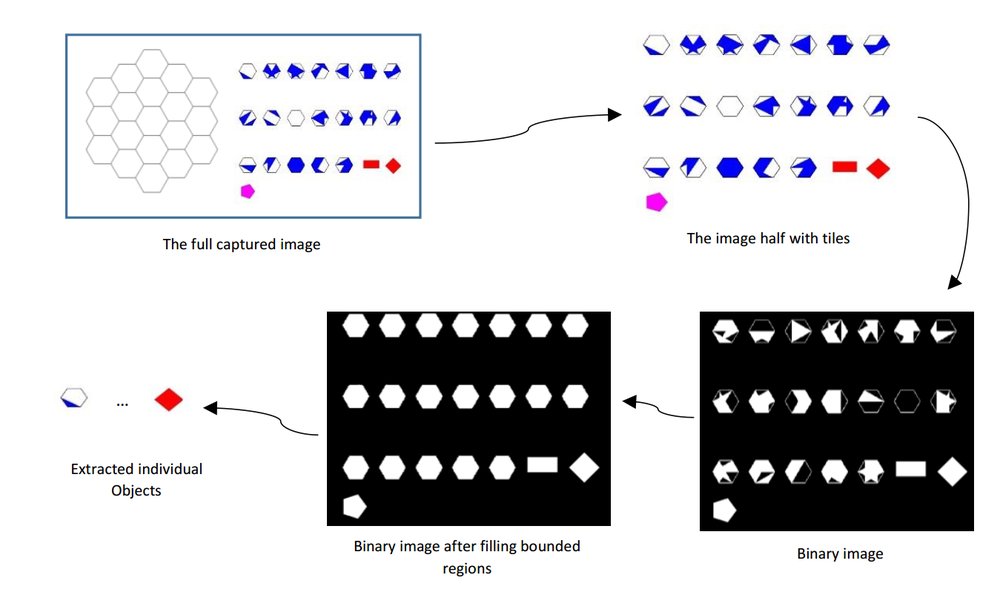
%> input picture extract.png, 1000 x 595 px, shrunk from 1349 x 802 before the run
$ octave --eval "result = count('../extract.png');"   (GNU Octave 9; MATLAB toolbox functions it lacks are replaced by stand-ins)
%> lines starting %> are read from the running program, lines starting %| are printed output that depends on the picture; in (x1, y1, x2, y2) boxes, pixels count from 0 and x2, y2 are one past the last pixel; in counts of white or black regions, pixels touching at a corner belong together; the program's own positions count from 1
function Total = count(file)
%> called with file = '../extract.png'
close all
Ac=imread(file);
%> Ac is the input picture: size 595x1000x3 uint8; mean R, G, B 204.7, 204.4, 206.6
A=rgb2gray(Ac);
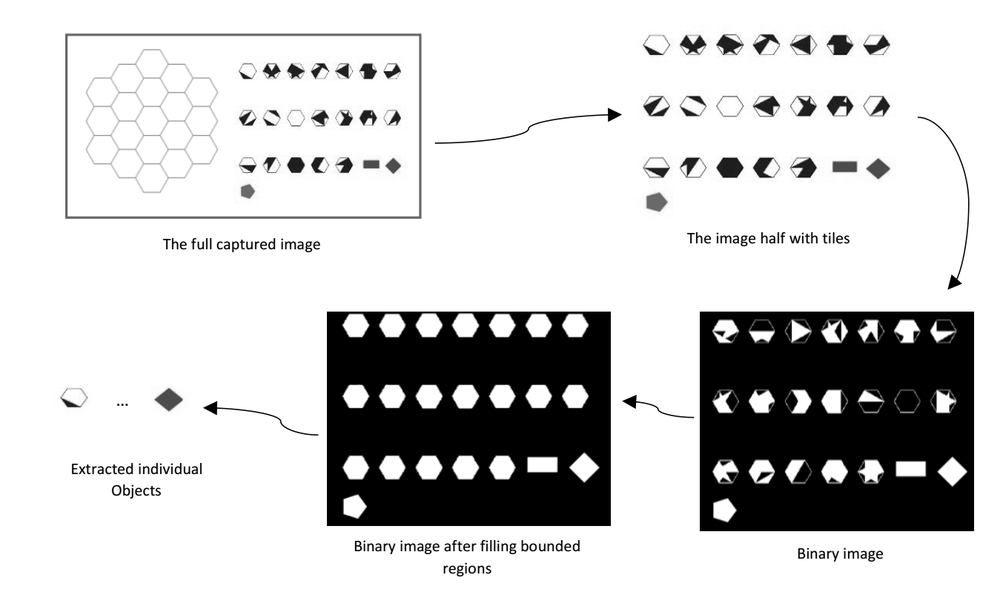
%> A: size 595x1000 uint8; min 0, max 255, mean 204.7
figure,imshow(A); title('Original Image');
%Convert the Image to binary
B=im2bw(A);
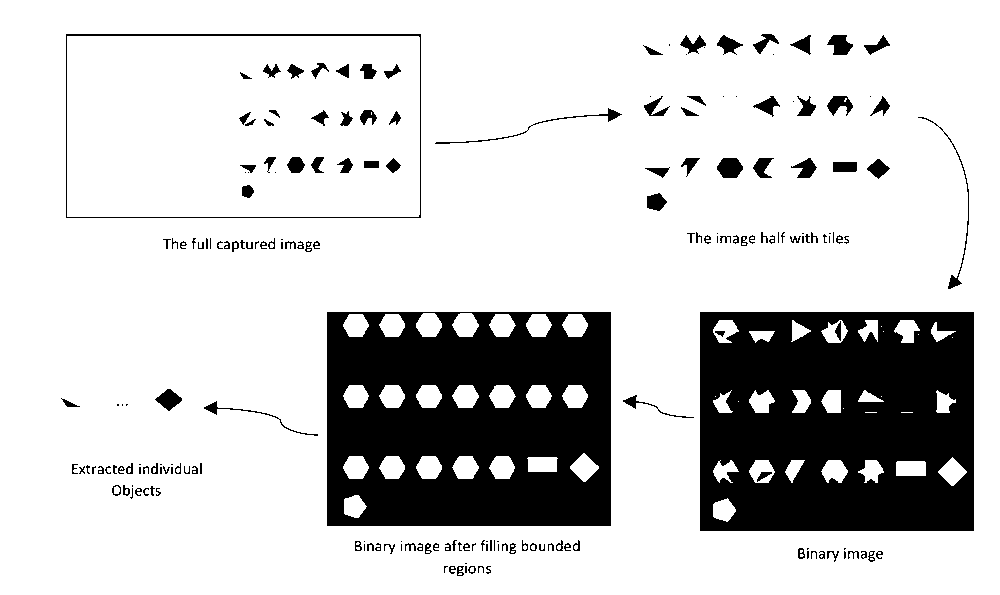
%> B: size 595x1000 logical; 80.4% white; 200 black regions (61 under 20 px), largest, box (x1, y1, x2, y2) and area: (700, 312, 974, 531) 53039, (327, 312, 611, 526) 50614, (66, 34, 421, 218) 1430
B=~B;
figure (3);
imshow(B);
%Fill the holes
B= bwmorph(B,'dilate',3);
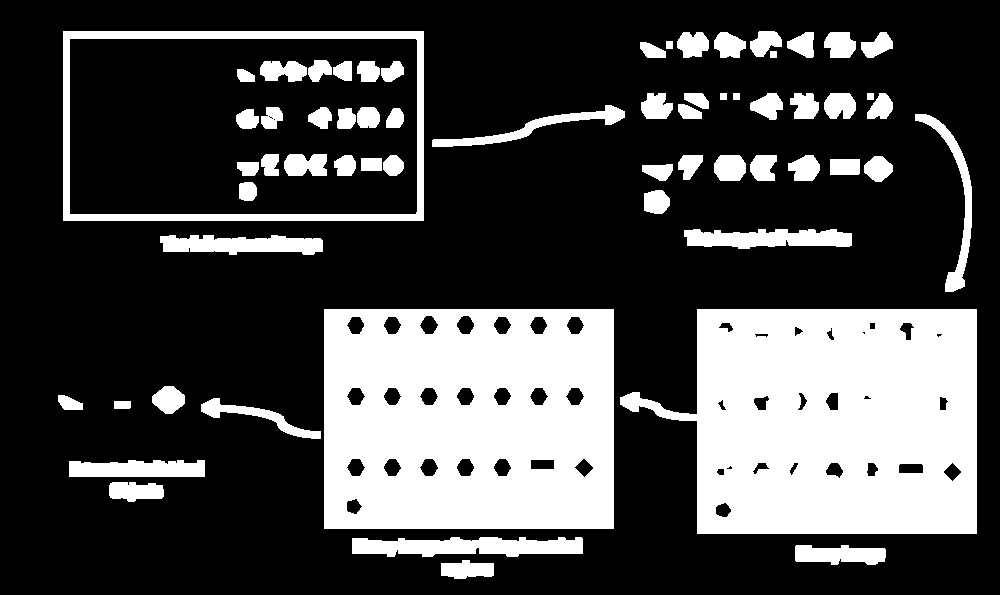
%> B: size 595x1000 logical; 28.1% white; 62 white regions, largest, box (x1, y1, x2, y2) and area: (620, 309, 977, 534) 61991, (324, 309, 614, 529) 59209, (63, 31, 424, 221) 7868
C=imfill(B,'holes');
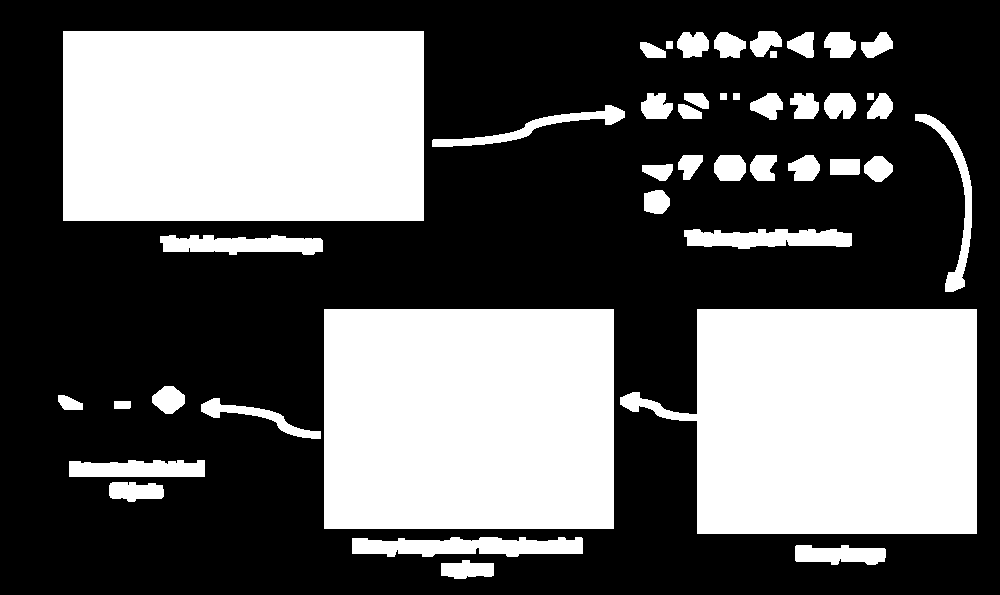
%> C: size 595x1000 logical; 38.2% white; 43 white regions
figure (4);
imshow(C);
%Label the connected components
[Label,Total]=bwlabel(C,8);
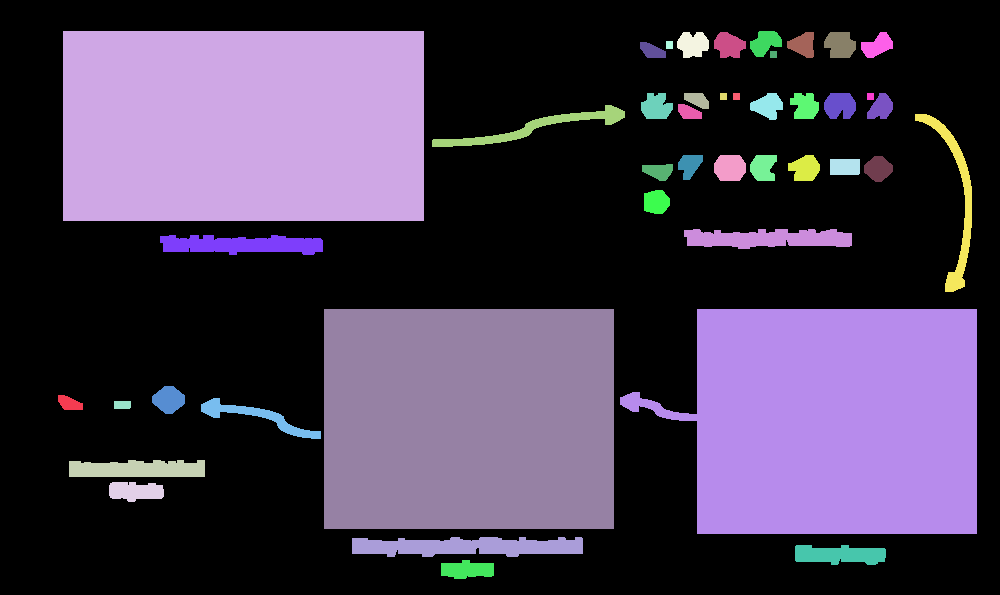
%> Label: size 595x1000 double; 44 distinct labels, from 0 to 43; one colour per label, 0 black
%> Total = 43
figure,imshow(C); title('Labelled Image');
%Rectangle containing the region
Sdata=regionprops(Label,'BoundingBox');
%> Sdata = 43 regions; largest, box (x1, y1, x2, y2): (620, 309, 977, 534), (63, 31, 424, 221), (324, 309, 614, 529), (915, 114, 972, 292), (432, 105, 625, 147)

%Crop all objects
for i=1:Total
    Img=imcrop(Ac,Sdata(i).BoundingBox);
    d = figure;
    imshow(Img); %title(Name);
    file = ['Cropped_tiles/ct',num2str(i)];
    saveas(d,file ,'jpg');
end
%> this loop made 43 passes
%> pass 2, in count, `Img=imcrop(Ac,Sdata(i).BoundingBox);`:
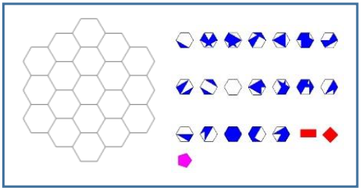
%> Img: size 191x362x3 uint8; mean R, G, B 237.4, 238, 245.2
%> `result = count('../extract.png');`: result = 43

$ run again, on hexabits.png
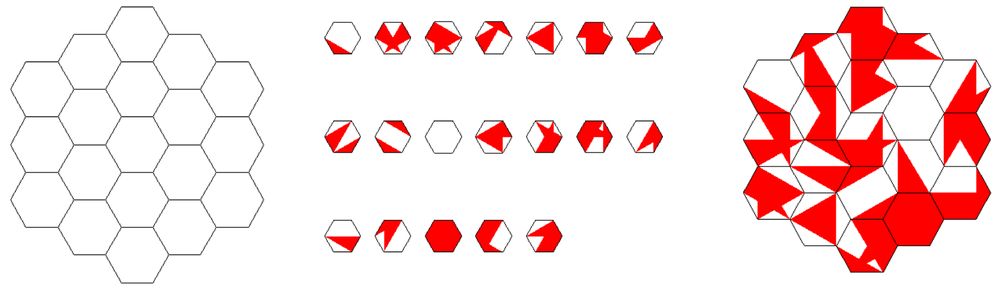
%> input picture hexabits.png, 1000 x 289 px, shrunk from 1657 x 479 before the run
%> in count, Ac is the input picture: size 289x1000x3 uint8; mean R, G, B 250.4, 222.3, 222.3
%> C: size 289x1000 logical; 43.4% white; 21 white regions
%> in count, `[Label,Total]=bwlabel(C,8);`:
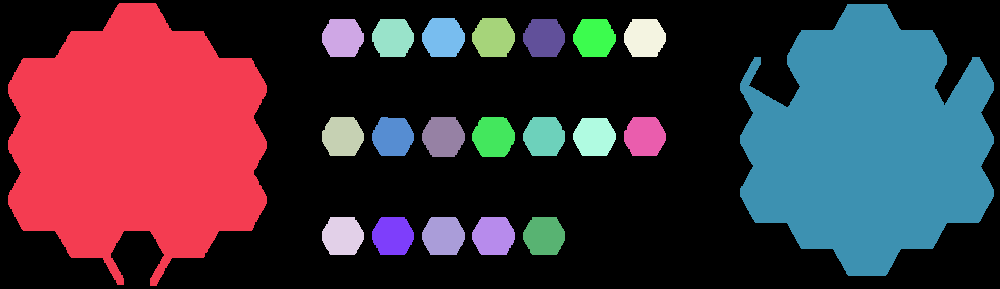
%> Label: size 289x1000 double; 22 distinct labels, from 0 to 21; one colour per label, 0 black
%> Total = 21
%> Sdata = 21 regions; largest, box (x1, y1, x2, y2): (8, 3, 267, 286), (740, 4, 994, 276), (422, 117, 465, 157), (472, 117, 515, 157), (422, 18, 465, 57)
%> the loop in count, `for i=1:Total` made 21 passes
%> pass 3, in count, `Img=imcrop(Ac,Sdata(i).BoundingBox);`:
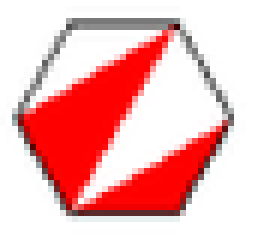
%> Img: size 40x43x3 uint8 (shown 6 times larger); mean R, G, B 242.2, 182.3, 182.3
%> result = 21

$ run again, on patterns.png
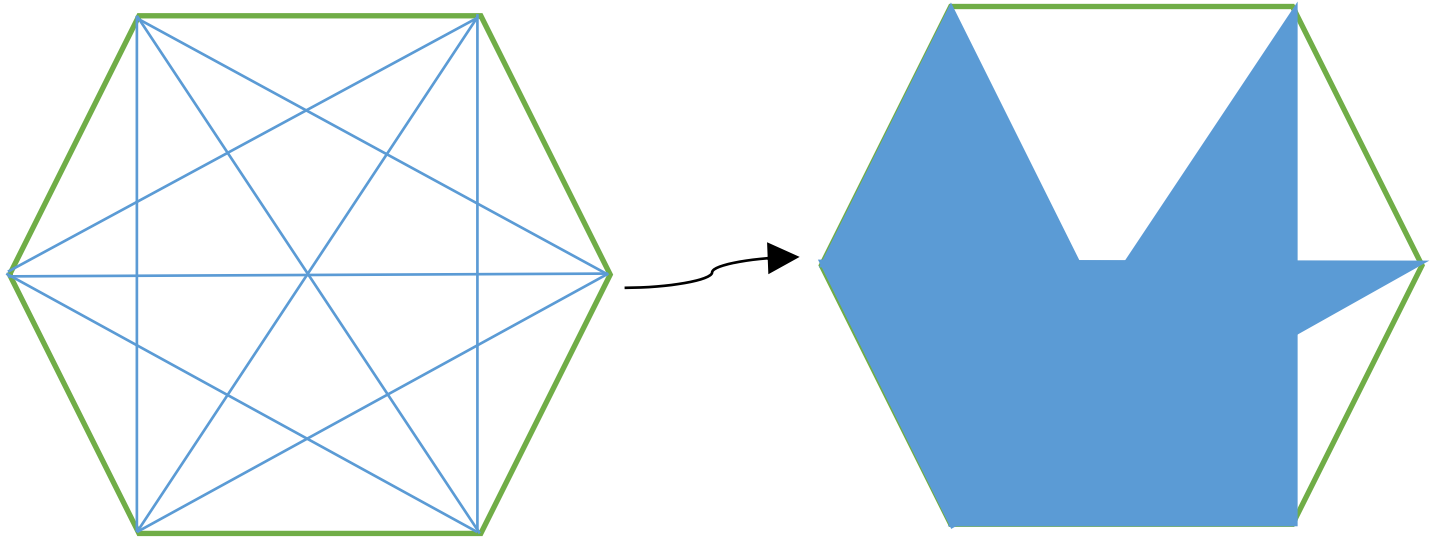
%> input picture patterns.png, 1432 x 552 px
%> in count, Ac is the input picture: size 552x1432x3 uint8; mean R, G, B 213.8, 229.9, 241.3
%> in count, `B= bwmorph(B,'dilate',3);`:
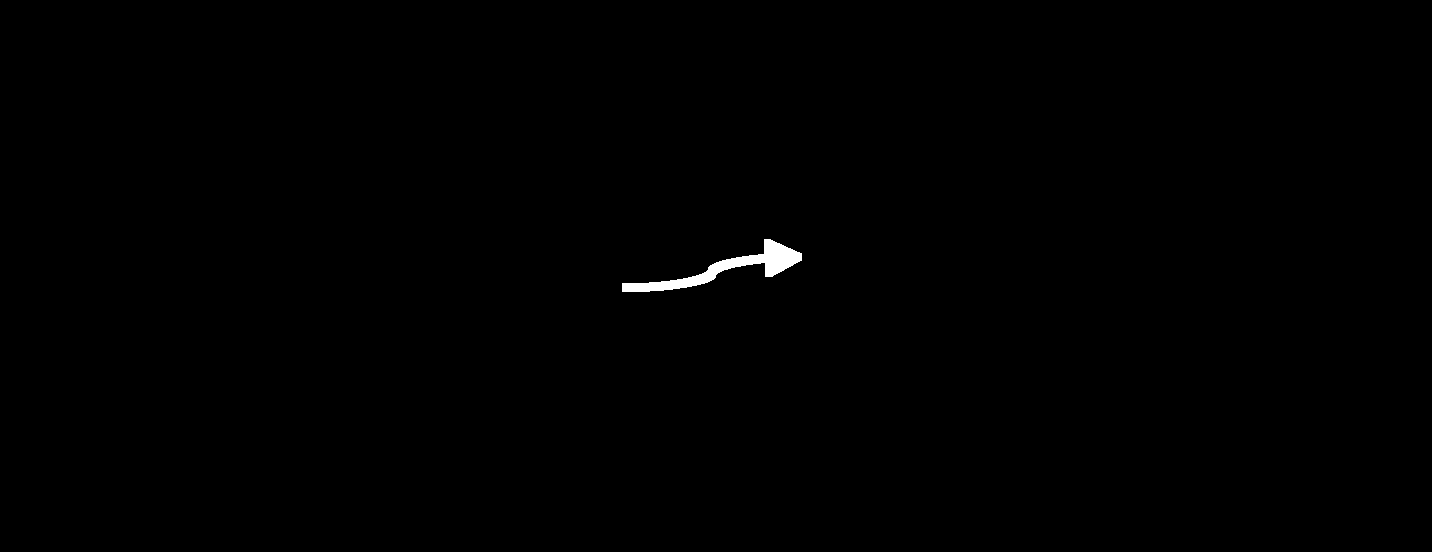
%> B: size 552x1432 logical; 0.3% white; 1 white region, box (x1, y1, x2, y2) and area: (622, 239, 802, 292) 2370
%> Label: size 552x1432 double; values 0 (black) and 1 (white), 0.3% white; 1 white region
%> Total = 1
%> Sdata = 1 region; box (x1, y1, x2, y2): (622, 239, 802, 292)
%> the loop in count, `for i=1:Total` made 1 pass
%> pass 1, in count, `Img=imcrop(Ac,Sdata(i).BoundingBox);`:
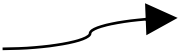
%> Img: size 54x181x3 uint8; min 0, max 255, mean 231.2
%> result = 1

$ run again, on search.png
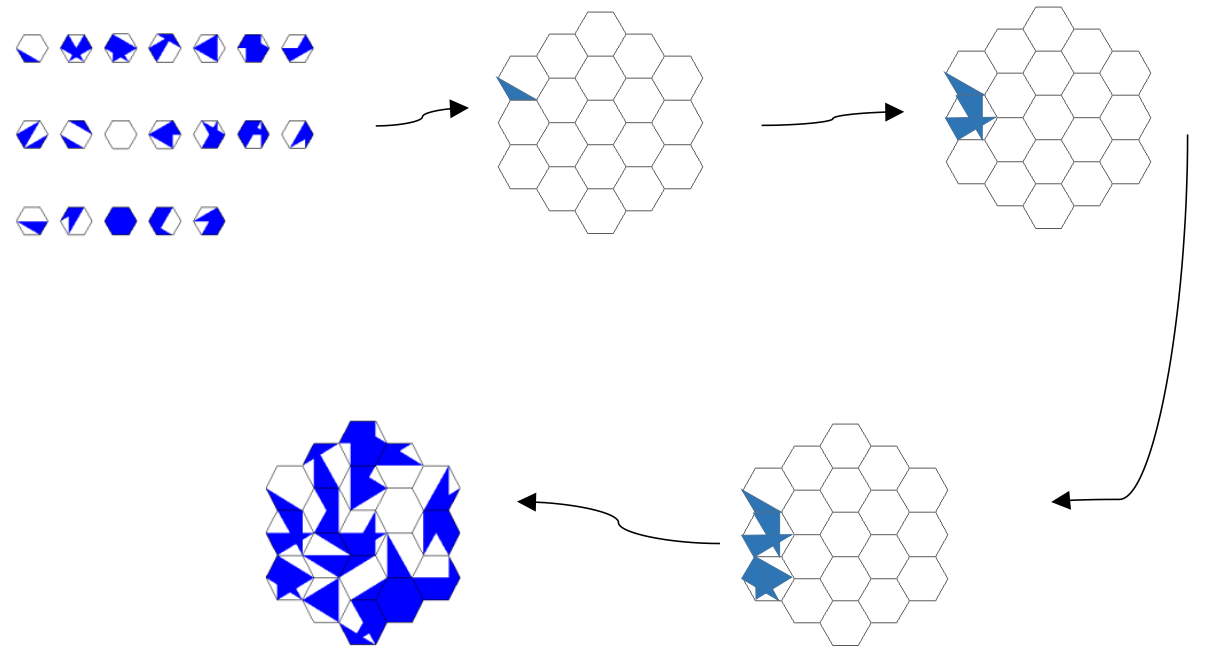
%> input picture search.png, 1211 x 668 px
%> in count, Ac is the input picture: size 668x1211x3 uint8; mean R, G, B 244.6, 245, 252.2
%> C: size 668x1211 logical; 11.7% white; 49 white regions
%> in count, `[Label,Total]=bwlabel(C,8);`:
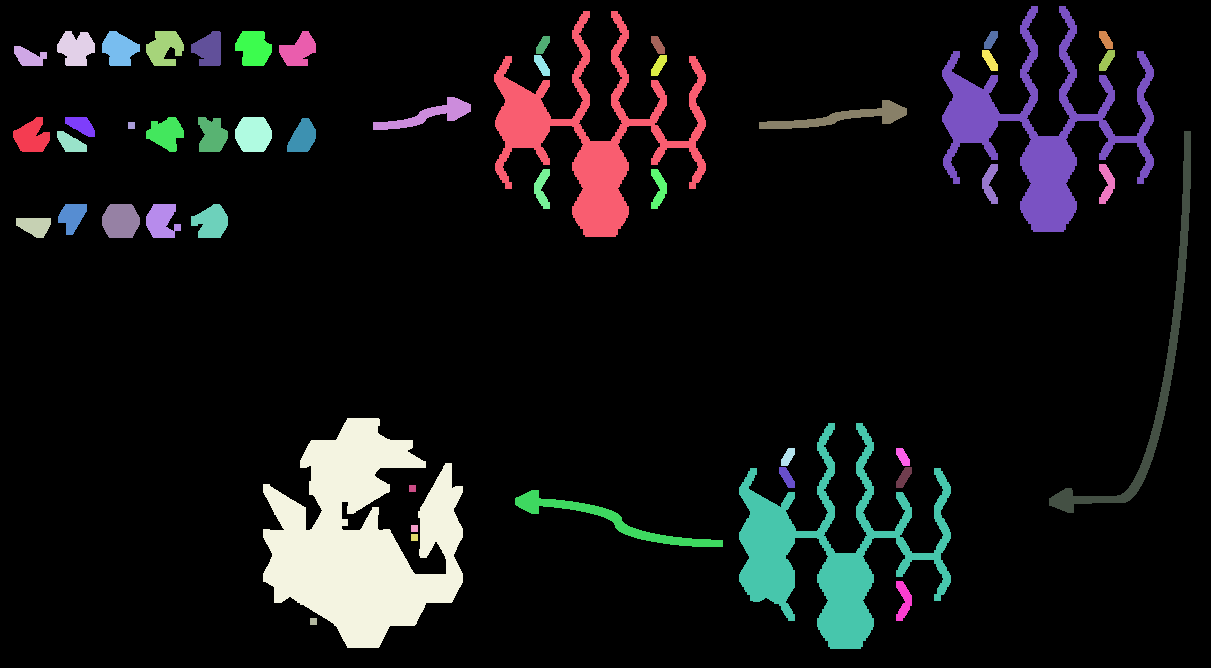
%> Label: size 668x1211 double; 50 distinct labels, from 0 to 49; one colour per label, 0 black
%> Total = 49
%> Sdata = 49 regions; largest, box (x1, y1, x2, y2): (1049, 131, 1191, 513), (494, 11, 706, 237), (739, 423, 951, 649), (942, 6, 1154, 232), (263, 418, 463, 648)
%> the loop in count, `for i=1:Total` made 49 passes
%> pass 3, in count, `Img=imcrop(Ac,Sdata(i).BoundingBox);`:
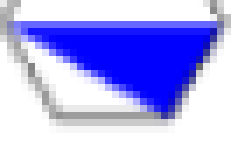
%> Img: size 21x36x3 uint8 (shown 7 times larger); mean R, G, B 175.2, 175.2, 243.4
%> result = 49
